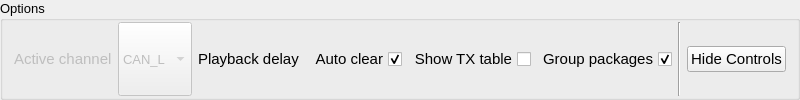
         <widget class="QGroupBox" name="groupBox_5">
          <property name="font">
           <font>
            <pointsize>10</pointsize>
           </font>
          </property>
          <property name="title">
           <string>Options</string>
          </property>
          <layout class="QHBoxLayout" name="horizontalLayout_6">
           <property name="topMargin">
            <number>1</number>
           </property>
           <property name="bottomMargin">
            <number>1</number>
           </property>
           <item>
            <layout class="QHBoxLayout" name="horizontalLayout_5">
             <item>
              <widget class="QLabel" name="label_3">
               <property name="enabled">
                <bool>false</bool>
               </property>
               <property name="font">
                <font>
                 <pointsize>11</pointsize>
                </font>
               </property>
               <property name="text">
                <string>Active channel</string>
               </property>
              </widget>
             </item>
             <item>
              <widget class="QComboBox" name="activeChannelComboBox">
               <property name="enabled">
                <bool>false</bool>
               </property>
               <property name="sizePolicy">
                <sizepolicy hsizetype="Preferred" vsizetype="Preferred">
                 <horstretch>0</horstretch>
                 <verstretch>0</verstretch>
                </sizepolicy>
               </property>
               <property name="minimumSize">
                <size>
                 <width>0</width>
                 <height>0</height>
                </size>
               </property>
               <property name="font">
                <font>
                 <pointsize>10</pointsize>
                </font>
               </property>
               <item>
                <property name="text">
                 <string>CAN_L</string>
                </property>
               </item>
               <item>
                <property name="text">
                 <string>CAN_M</string>
                </property>
               </item>
               <item>
                <property name="text">
                 <string>CAN_H</string>
                </property>
               </item>
              </widget>
             </item>
            </layout>
           </item>
           <item>
            <layout class="QHBoxLayout" name="horizontalLayout_2">
             <property name="spacing">
              <number>0</number>
             </property>
             <item>
              <widget class="QLabel" name="label">
               <property name="sizePolicy">
                <sizepolicy hsizetype="Minimum" vsizetype="Preferred">
                 <horstretch>0</horstretch>
                 <verstretch>0</verstretch>
                </sizepolicy>
               </property>
               <property name="minimumSize">
                <size>
                 <width>88</width>
                 <height>0</height>
                </size>
               </property>
               <property name="font">
                <font>
                 <pointsize>11</pointsize>
                </font>
               </property>
               <property name="text">
                <string>Playback delay </string>
               </property>
              </widget>
             </item>
            </layout>
           </item>
           <item>
            <widget class="QCheckBox" name="autoclearCheckBox">
             <property name="sizePolicy">
              <sizepolicy hsizetype="Preferred" vsizetype="Preferred">
               <horstretch>0</horstretch>
               <verstretch>0</verstretch>
              </sizepolicy>
             </property>
             <property name="font">
              <font>
               <pointsize>11</pointsize>
              </font>
             </property>
             <property name="layoutDirection">
              <enum>Qt::RightToLeft</enum>
             </property>
             <property name="text">
              <string>Auto clear</string>
             </property>
             <property name="checked">
              <bool>true</bool>
             </property>
            </widget>
           </item>
           <item>
            <widget class="QCheckBox" name="showSendingTableCheckBox">
             <property name="sizePolicy">
              <sizepolicy hsizetype="Preferred" vsizetype="Preferred">
               <horstretch>0</horstretch>
               <verstretch>0</verstretch>
              </sizepolicy>
             </property>
             <property name="font">
              <font>
               <pointsize>11</pointsize>
              </font>
             </property>
             <property name="layoutDirection">
              <enum>Qt::RightToLeft</enum>
             </property>
             <property name="text">
              <string>Show TX table</string>
             </property>
            </widget>
           </item>
           <item>
            <widget class="QCheckBox" name="groupModeCheckBox">
             <property name="sizePolicy">
              <sizepolicy hsizetype="Preferred" vsizetype="Preferred">
               <horstretch>0</horstretch>
               <verstretch>0</verstretch>
              </sizepolicy>
             </property>
             <property name="font">
              <font>
               <pointsize>11</pointsize>
              </font>
             </property>
             <property name="layoutDirection">
              <enum>Qt::RightToLeft</enum>
             </property>
             <property name="text">
              <string>Group packages</string>
             </property>
             <property name="checked">
              <bool>true</bool>
             </property>
            </widget>
           </item>
           <item>
            <widget class="Line" name="line_6">
             <property name="orientation">
              <enum>Qt::Vertical</enum>
             </property>
            </widget>
           </item>
           <item>
            <widget class="QPushButton" name="hideControlsButton">
             <property name="maximumSize">
              <size>
               <width>100</width>
               <height>16777215</height>
              </size>
             </property>
             <property name="font">
              <font>
               <pointsize>11</pointsize>
              </font>
             </property>
             <property name="text">
              <string>Hide Controls</string>
             </property>
            </widget>
           </item>
          </layout>
         </widget>
